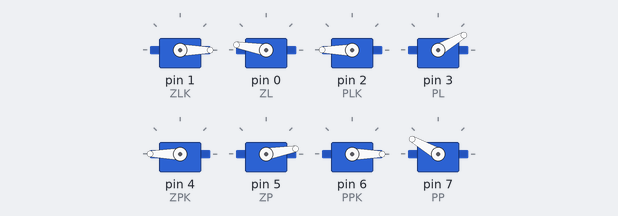
This sketch was run on a simulated Arduino Uno, built with avr-gcc and run on an emulated ATmega328P. Shown: 8 × servo.

Above: at 0.05 s.
At 1.05 s:
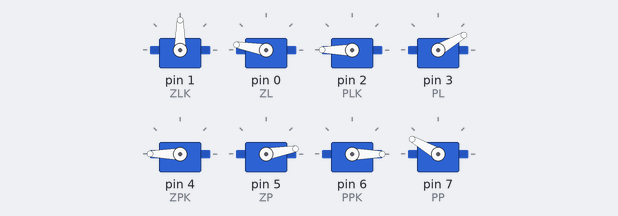
At 1.5 s:
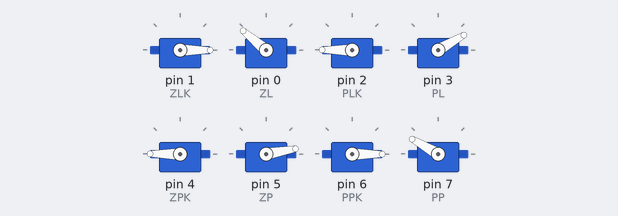
At 2.0 s:
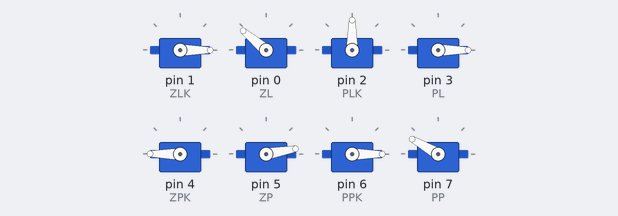
At 3.0 s:
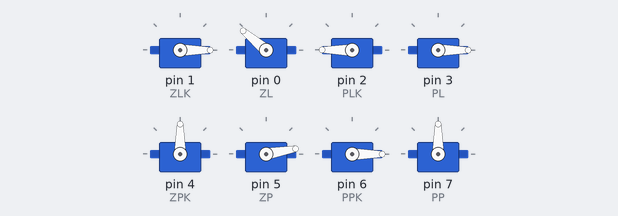
At 4.0 s:
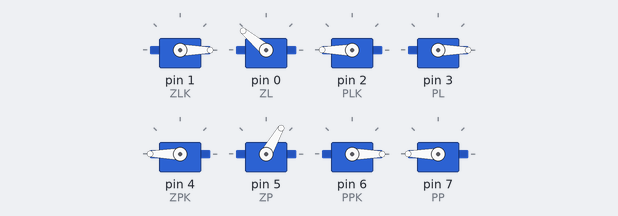
Timing chart, 0 to 5.2 s (numbered marks = the images above):
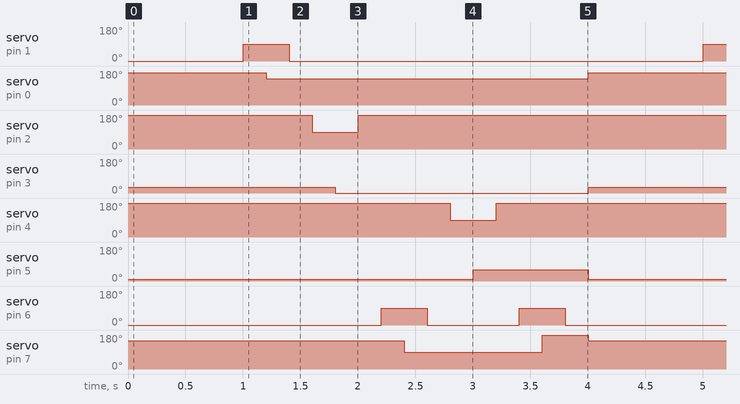

Measured:
- by itself, servo on pin 1 (ZLK): alternates 90° for 0.40 s and 0° for 3.6 s
- by itself, servo on pin 0 (ZL): alternates 170° for 1.2 s and 140° for 2.8 s
- by itself, servo on pin 2 (PLK), servo on pin 4 (ZPK): alternates 180° for 3.6 s and 90° for 0.40 s
- by itself, servo on pin 3 (PL): alternates 30° for 1.8 s and 0° for 2.2 s
- by itself, servo on pin 5 (ZP): alternates 60° for 1.0 s and 10° for 3.0 s
- by itself, servo on pin 6 (PPK): repeats every 4.0 s: 0° 0.80 s, 90° 0.40 s, 0° 2.4 s, 90° 0.40 s
- by itself, servo on pin 7 (PP): repeats every 4.0 s: 180° 0.40 s, 150° 2.4 s, 90° 1.2 s

The sketch:

pavuk_v2.ino
```cpp
#include <Servo.h>
int cas = 200;


Servo ZLK;
Servo ZL;
Servo PLK;
Servo PL;
Servo ZPK;
Servo ZP;
Servo PPK;
Servo PP;

void setup() {
  ZLK.attach(1);
  ZL.attach(0);
  PLK.attach(2);
  PL.attach(3);
  ZPK.attach(4);
  ZP.attach(5);
  PPK.attach(6);
  PP.attach(7);
}

void posunL(){
  ZLK.write(90);
  delay(cas);
  ZL.write(140);
  delay(cas);
  ZLK.write(0);
  delay(cas);

  PLK.write(90);
  delay(cas);
  PL.write(0);
  delay(cas);
  PLK.write(180);
  delay(cas);

  PPK.write(90);
  delay(cas);
  PP.write(90);
  delay(cas);
  PPK.write(0);
  delay(cas);

  ZPK.write(90);
  delay(cas);
  ZP.write(60);
  delay(cas);
  ZPK.write(180);
  delay(cas);

  PPK.write(90);
  delay(cas);
  PP.write(180);
  delay(cas);
  PPK.write(0);
  }

void kalibrace(){
  ZLK.write(0);
  ZL.write(170);
  PLK.write(180);
  PL.write(30);
  ZPK.write(180);
  ZP.write(10);
  PPK.write(0);
  PP.write(150);}

void loop() {
  kalibrace();
  delay(1000);
  posunL();
  delay(cas);

}
```
